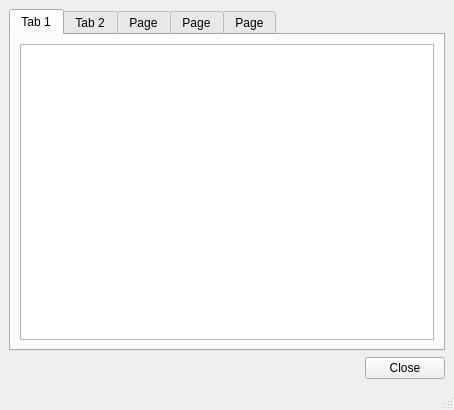
<?xml version="1.0" encoding="UTF-8"?>
<ui version="4.0">
 <class>OutputWindow</class>
 <widget class="QMainWindow" name="OutputWindow">
  <property name="geometry">
   <rect>
    <x>0</x>
    <y>0</y>
    <width>454</width>
    <height>410</height>
   </rect>
  </property>
  <property name="windowTitle">
   <string>MainWindow</string>
  </property>
  <widget class="QWidget" name="centralwidget">
   <layout class="QGridLayout" name="gridLayout">
    <item row="3" column="1">
     <widget class="QPushButton" name="btnClose">
      <property name="text">
       <string>Close</string>
      </property>
     </widget>
    </item>
    <item row="3" column="0">
     <spacer name="horizontalSpacer">
      <property name="orientation">
       <enum>Qt::Horizontal</enum>
      </property>
      <property name="sizeHint" stdset="0">
       <size>
        <width>40</width>
        <height>20</height>
       </size>
      </property>
     </spacer>
    </item>
    <item row="1" column="0" colspan="2">
     <widget class="QTabWidget" name="tabsContainer">
      <property name="currentIndex">
       <number>0</number>
      </property>
      <widget class="QWidget" name="tabErr">
       <attribute name="title">
        <string>Tab 1</string>
       </attribute>
       <layout class="QGridLayout" name="gridLayout_2">
        <item row="0" column="0">
         <widget class="QTextEdit" name="txtErr"/>
        </item>
       </layout>
      </widget>
      <widget class="QWidget" name="tabStat">
       <attribute name="title">
        <string>Tab 2</string>
       </attribute>
       <layout class="QGridLayout" name="gridLayout_3">
        <item row="1" column="0">
         <widget class="QTextEdit" name="txtStat"/>
        </item>
       </layout>
      </widget>
      <widget class="QWidget" name="tabOut">
       <attribute name="title">
        <string>Page</string>
       </attribute>
       <layout class="QGridLayout" name="gridLayout_4">
        <item row="0" column="0">
         <widget class="QTextEdit" name="txtOut"/>
        </item>
       </layout>
      </widget>
      <widget class="QWidget" name="tab_stats">
       <attribute name="title">
        <string>Page</string>
       </attribute>
       <layout class="QGridLayout" name="gridLayout_5">
        <item row="0" column="0">
         <widget class="QTextEdit" name="txt_pstats"/>
        </item>
       </layout>
      </widget>
      <widget class="QWidget" name="tab_stats_miss">
       <attribute name="title">
        <string>Page</string>
       </attribute>
       <layout class="QGridLayout" name="gridLayout_6">
        <item row="0" column="0">
         <widget class="QTextEdit" name="txt_stats_miss"/>
        </item>
       </layout>
      </widget>
     </widget>
    </item>
   </layout>
  </widget>
  <widget class="QMenuBar" name="menubar">
   <property name="geometry">
    <rect>
     <x>0</x>
     <y>0</y>
     <width>454</width>
     <height>20</height>
    </rect>
   </property>
  </widget>
  <widget class="QStatusBar" name="statusbar"/>
 </widget>
 <resources/>
 <connections/>
</ui>
